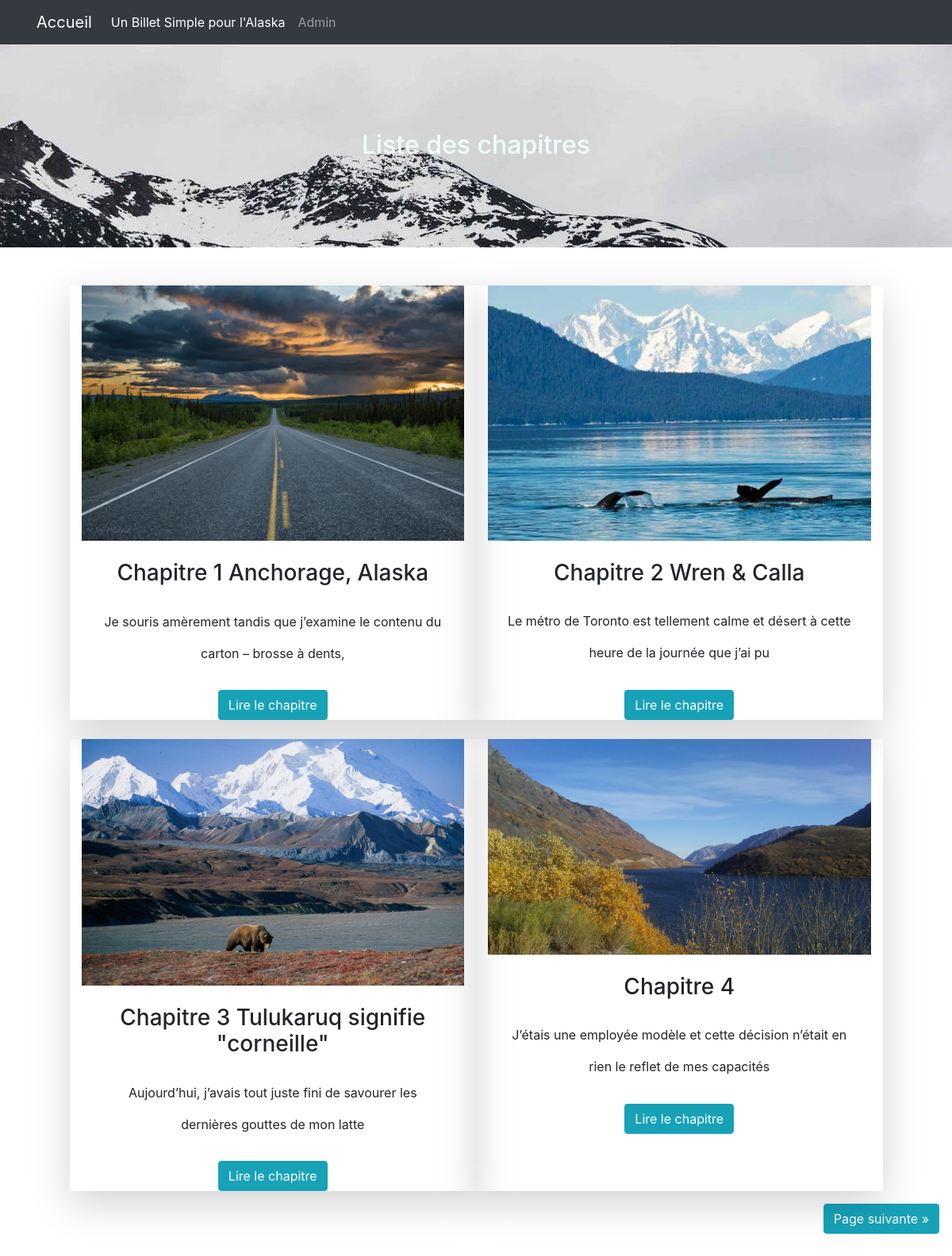
The app's page /index.php?action=listchapitre with its own data.
### tables this page shows
CREATE TABLE IF NOT EXISTS `chapitre` (
  `id_chapitre` int(11) NOT NULL AUTO_INCREMENT,
  `titre` varchar(255) NOT NULL,
  `numchapitre` int(11) NOT NULL,
  `contenu_chapitre` text NOT NULL,
  `extrait` text NOT NULL,
  `date_publication` datetime NOT NULL,
  `image` varchar(50) DEFAULT NULL,
  `publier` int(3) NOT NULL,
  PRIMARY KEY (`id_chapitre`),
  KEY `titre` (`titre`)
);

### src/view/View.php (called while the page is built, shortened)
<?php
class View
{
    private $path;
    public function __construct(string $path)
    {
        $this->path = $path;
    }
    public function render(string $templates, ?array $data) : void
    {
        require_once($this->path.$templates.'.html.php');
        $content=ob_get_clean();
        require_once($this->path.'layout.html.php');
    }
}

### src/controller/ChapitreController.php (called while the page is built, shortened)
<?php
class ChapitreController
{
    private $chapitreManager;
    private $view;
    public function __construct()
    {
        $this->chapitreManager = new ChapitreManager();
        $this->view = new View('../templates/frontoffice/');
    }
    public function listeChapitre(int $currentPage = 1)
    {
        $pagePrecedente = 0;
        $pageSuivante = 0;
        $currentPage = (int)($_GET['page'] ?? 1);
        $postsPerPage = 4;
        $offset = $postsPerPage * ($currentPage - 1);
        $countChapitre = $this->chapitreManager->countChapitre();
        $nbTotalPages = (int)ceil($countChapitre / $postsPerPage);
        if($currentPage === 1){
            $pagePrecedente = 0;
        }else {
            $pagePrecedente = $currentPage - 1;
        }
        if($currentPage === $nbTotalPages){
            $pageSuivante = 0;
        }else {
            $pageSuivante = $currentPage + 1;
        }
        $list = $this->chapitreManager->findChapitres($offset, $postsPerPage);
        $this->view->render('listechapitres', [
            'list'=>$list,
            'pageSuivante'=>$pageSuivante,
            'pagePrecedente'=>$pagePrecedente,
            'currentPage'=>$currentPage]);
    }
}

### src/model/ChapitreManager.php (called while the page is built, shortened)
<?php
class ChapitreManager
{
    private $db;
    public function __construct()
    {
        $this->db = (new DbConnect())->connectToDb();
    }
    public function findChapitres(int $offset, int $nbPerPage) : array
    {
        $req = $this->db->prepare('SELECT * FROM chapitre ORDER BY date_publication limit :offset, :limitation');
        $req->bindValue(':limitation', $nbPerPage, \PDO::PARAM_INT);
        $req->bindValue(':offset', $offset, \PDO::PARAM_INT);
        $req->execute();
        return $req->fetchAll();
    }
}

### src/Tools/DbConnect.php (called while the page is built, shortened)
<?php
class DbConnect {
    public function connectToDb()
    {
        try
        {
            $this->db = new \PDO('mysql:host=localhost;dbname=projet4;charset=utf8', 'root', '');
            return $this->db;
        }
        catch(Exception $e)
        {
            die('Erreur : '.$e->getMessage());
        }
    }
}

### templates/frontoffice/listechapitres.html.php (the view, shortened to what this page needs)
<div id="chapitreBanniere">
    <div class="banniere ">
        <h2>Liste des chapitres</h2>
    </div>
</div>
<div class="mt-4">
    <section class="row justify-content-md-center">
        <?php foreach($data['list'] as $episode):
             if((int)$episode['publier'] !== 0){ ?>
        <div class="col-12 col-md-5 col-lg-5 mt-4 mb-4 mb-lg-0 border-light shadow-lg">
            <img src="images/<?=$episode['image']?>" alt="" class="img-fluid">
            <h3 class="chapitreTitle"><?=$episode['titre']?></h3>
            <p class="allChapitre"><?=$episode['extrait']?></p>
            <a class="btn btn-info" href="index.php?action=chapitre&id=<?=$episode['id_chapitre']?>">Lire le
                chapitre</a>
        </div>
        <?php
                } else{
                ?>
        <p>La suite au prochain épisode</p>
        <?php
                }
                ?>
        <?php endforeach; ?>
    </section>
    <div class="d-flex justify-content-between my4">
        <?php
        if($data['pageSuivante'] !== 0): ?>
        <a href="index.php?action=listchapitre&page=<?= $data['pageSuivante']?>" class="btn btn-info ml-auto m-3">Page
            suivante &raquo;</a>
        <?php endif ?>
    </div>
</div>

### public/index.php (shortened to what this page needs)
<?php
$action = isset($_GET['action']) ? $_GET['action'] : null;
switch ($action) {
    case 'listchapitre':
        $controller = new ChapitreController();
        $controller->listeChapitre();
    break;
}

### templates/frontoffice/layout.html.php (shortened to what this page needs)
<!DOCTYPE html>
<html lang="en">
<head>
    <link rel="stylesheet" href="https://use.fontawesome.com/releases/v5.8.1/css/all.css"
>
    <link rel="stylesheet" href="css/front/style.css">
    <link rel="stylesheet" href="https://stackpath.bootstrapcdn.com/bootstrap/4.4.1/css/bootstrap.min.css"
>
</head>
<body>
    <div class="bg-dark">
        <div class="container">
            <div class="row">
                <nav class="col navbar navbar-expand-lg navbar-dark ">
                    <a class="navbar-brand" href="index.php">Accueil</a>
                    <div id="navbarContent" class="collapse navbar-collapse">
                        <ul class="navbar-nav">
                            <li class="nav-item active">
                                <a class="nav-link" href="index.php?action=listchapitre">Un Billet Simple pour l'Alaska</a>
                            </li>
                            <li class="nav-item">
                                <a class="nav-link" href="index.php?action=admin">Admin</a>
                            </li>
                        </ul>
                    </div>
                </nav>
            </div>
        </div>
    </div>
    <div class="siteContent">
        <div class="siteContenu">
            <?= $content ?>
        </div>
    </div>
</body>
</html>

### public/css/front/style.css (style rules this page uses)
html, body { font-family: Roboto, sans-serif; font-size: 16px; line-height: 1.4; height: 100%; margin: 0; padding: 0; }
[class*="col-"] { line-height: 40px; text-align: center; }
.justify-content-md-center { justify-content: center!important; }
img { max-width: 100%; height: auto; }
a { text-decoration: none; color: inherit; }
#chapitreBanniere { background-image:url(../../images/banniere.jpg); padding: 9%; background-size: cover; background-position: center; height: 7em; }
.banniere { text-align: center; color: azure; }
.chapitreTitle, .allChapitre { margin: 1.5rem; }
@media only screen and (min-width: 601px) { #chapitreBanniere { height: 16em; } }

### records on screen
chapitre: image (picture), titre "Chapitre 1 Anchorage, Alaska", extrait "Je souris amèrement tandis que j’examine le contenu du carton – brosse à dents,"
chapitre: image (picture), titre "Chapitre 2 Wren & Calla", extrait "Le métro de Toronto est tellement calme et désert à cette heure de la journée que j’ai pu"
chapitre: image (picture), titre "Chapitre 3 Tulukaruq signifie \"corneille\"", extrait "Aujourd’hui, j’avais tout juste fini de savourer les dernières gouttes de mon latte"
chapitre: image (picture), titre "Chapitre 4", extrait "J’étais une employée modèle et cette décision n’était en rien le reflet de mes capacités"
